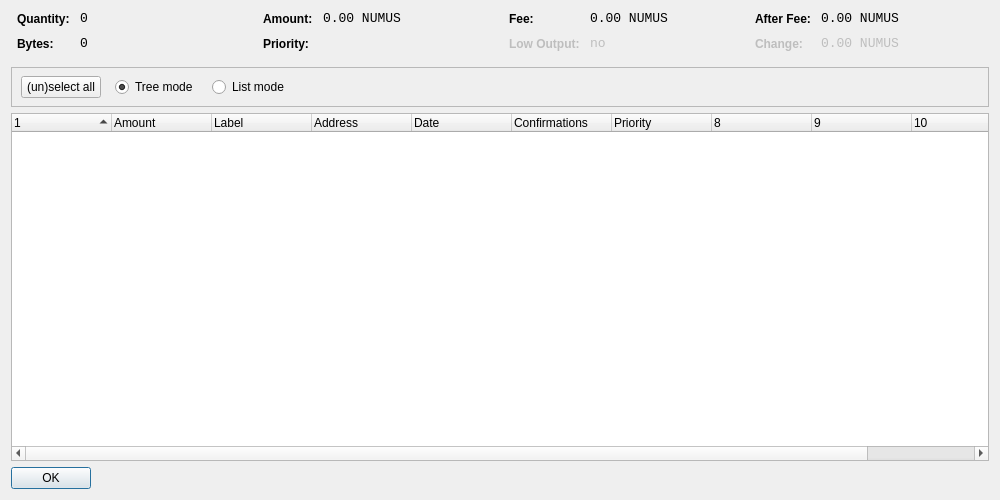
<?xml version="1.0" encoding="UTF-8"?>
<ui version="4.0">
 <class>CoinControlDialog</class>
 <widget class="QDialog" name="CoinControlDialog">
  <property name="geometry">
   <rect>
    <x>0</x>
    <y>0</y>
    <width>1000</width>
    <height>500</height>
   </rect>
  </property>
  <property name="windowTitle">
   <string>Coin Control</string>
  </property>
  <layout class="QVBoxLayout" name="verticalLayout">
   <item>
    <layout class="QHBoxLayout" name="horizontalLayoutTop" stretch="0,0,0,0">
     <property name="topMargin">
      <number>0</number>
     </property>
     <property name="bottomMargin">
      <number>10</number>
     </property>
     <item>
      <layout class="QFormLayout" name="formLayoutCoinControl1">
       <property name="horizontalSpacing">
        <number>10</number>
       </property>
       <property name="verticalSpacing">
        <number>10</number>
       </property>
       <property name="leftMargin">
        <number>6</number>
       </property>
       <property name="rightMargin">
        <number>6</number>
       </property>
       <item row="0" column="0">
        <widget class="QLabel" name="labelCoinControlQuantityText">
         <property name="styleSheet">
          <string notr="true">font-weight:bold;</string>
         </property>
         <property name="text">
          <string>Quantity:</string>
         </property>
        </widget>
       </item>
       <item row="0" column="1">
        <widget class="QLabel" name="labelCoinControlQuantity">
         <property name="font">
          <font>
           <family>Monospace</family>
           <pointsize>10</pointsize>
          </font>
         </property>
         <property name="cursor">
          <cursorShape>IBeamCursor</cursorShape>
         </property>
         <property name="contextMenuPolicy">
          <enum>Qt::ActionsContextMenu</enum>
         </property>
         <property name="text">
          <string notr="true">0</string>
         </property>
         <property name="textInteractionFlags">
          <set>Qt::LinksAccessibleByMouse|Qt::TextSelectableByKeyboard|Qt::TextSelectableByMouse</set>
         </property>
        </widget>
       </item>
       <item row="1" column="0">
        <widget class="QLabel" name="labelCoinControlBytesText">
         <property name="styleSheet">
          <string notr="true">font-weight:bold;</string>
         </property>
         <property name="text">
          <string>Bytes:</string>
         </property>
        </widget>
       </item>
       <item row="1" column="1">
        <widget class="QLabel" name="labelCoinControlBytes">
         <property name="font">
          <font>
           <family>Monospace</family>
           <pointsize>10</pointsize>
          </font>
         </property>
         <property name="cursor">
          <cursorShape>IBeamCursor</cursorShape>
         </property>
         <property name="contextMenuPolicy">
          <enum>Qt::ActionsContextMenu</enum>
         </property>
         <property name="text">
          <string notr="true">0</string>
         </property>
         <property name="textInteractionFlags">
          <set>Qt::LinksAccessibleByMouse|Qt::TextSelectableByKeyboard|Qt::TextSelectableByMouse</set>
         </property>
        </widget>
       </item>
      </layout>
     </item>
     <item>
      <layout class="QFormLayout" name="formLayoutCoinControl2">
       <property name="horizontalSpacing">
        <number>10</number>
       </property>
       <property name="verticalSpacing">
        <number>10</number>
       </property>
       <property name="leftMargin">
        <number>6</number>
       </property>
       <property name="rightMargin">
        <number>6</number>
       </property>
       <item row="0" column="0">
        <widget class="QLabel" name="labelCoinControlAmountText">
         <property name="styleSheet">
          <string notr="true">font-weight:bold;</string>
         </property>
         <property name="text">
          <string>Amount:</string>
         </property>
        </widget>
       </item>
       <item row="0" column="1">
        <widget class="QLabel" name="labelCoinControlAmount">
         <property name="font">
          <font>
           <family>Monospace</family>
           <pointsize>10</pointsize>
          </font>
         </property>
         <property name="cursor">
          <cursorShape>IBeamCursor</cursorShape>
         </property>
         <property name="contextMenuPolicy">
          <enum>Qt::ActionsContextMenu</enum>
         </property>
         <property name="text">
          <string notr="true">0.00 NUMUS</string>
         </property>
         <property name="textInteractionFlags">
          <set>Qt::LinksAccessibleByMouse|Qt::TextSelectableByKeyboard|Qt::TextSelectableByMouse</set>
         </property>
        </widget>
       </item>
       <item row="1" column="0">
        <widget class="QLabel" name="labelCoinControlPriorityText">
         <property name="styleSheet">
          <string notr="true">font-weight:bold;</string>
         </property>
         <property name="text">
          <string>Priority:</string>
         </property>
        </widget>
       </item>
       <item row="1" column="1">
        <widget class="QLabel" name="labelCoinControlPriority">
         <property name="font">
          <font>
           <family>Monospace</family>
           <pointsize>10</pointsize>
          </font>
         </property>
         <property name="cursor">
          <cursorShape>IBeamCursor</cursorShape>
         </property>
         <property name="contextMenuPolicy">
          <enum>Qt::ActionsContextMenu</enum>
         </property>
         <property name="text">
          <string/>
         </property>
         <property name="textInteractionFlags">
          <set>Qt::LinksAccessibleByMouse|Qt::TextSelectableByKeyboard|Qt::TextSelectableByMouse</set>
         </property>
        </widget>
       </item>
      </layout>
     </item>
     <item>
      <layout class="QFormLayout" name="formLayoutCoinControl3">
       <property name="horizontalSpacing">
        <number>10</number>
       </property>
       <property name="verticalSpacing">
        <number>10</number>
       </property>
       <property name="leftMargin">
        <number>6</number>
       </property>
       <property name="rightMargin">
        <number>6</number>
       </property>
       <item row="0" column="0">
        <widget class="QLabel" name="labelCoinControlFeeText">
         <property name="styleSheet">
          <string notr="true">font-weight:bold;</string>
         </property>
         <property name="text">
          <string>Fee:</string>
         </property>
        </widget>
       </item>
       <item row="0" column="1">
        <widget class="QLabel" name="labelCoinControlFee">
         <property name="font">
          <font>
           <family>Monospace</family>
           <pointsize>10</pointsize>
          </font>
         </property>
         <property name="cursor">
          <cursorShape>IBeamCursor</cursorShape>
         </property>
         <property name="contextMenuPolicy">
          <enum>Qt::ActionsContextMenu</enum>
         </property>
         <property name="text">
          <string notr="true">0.00 NUMUS</string>
         </property>
         <property name="textInteractionFlags">
          <set>Qt::LinksAccessibleByMouse|Qt::TextSelectableByKeyboard|Qt::TextSelectableByMouse</set>
         </property>
        </widget>
       </item>
       <item row="1" column="0">
        <widget class="QLabel" name="labelCoinControlLowOutputText">
         <property name="enabled">
          <bool>false</bool>
         </property>
         <property name="styleSheet">
          <string notr="true">font-weight:bold;</string>
         </property>
         <property name="text">
          <string>Low Output:</string>
         </property>
        </widget>
       </item>
       <item row="1" column="1">
        <widget class="QLabel" name="labelCoinControlLowOutput">
         <property name="enabled">
          <bool>false</bool>
         </property>
         <property name="font">
          <font>
           <family>Monospace</family>
           <pointsize>10</pointsize>
          </font>
         </property>
         <property name="cursor">
          <cursorShape>IBeamCursor</cursorShape>
         </property>
         <property name="contextMenuPolicy">
          <enum>Qt::ActionsContextMenu</enum>
         </property>
         <property name="text">
          <string notr="true">no</string>
         </property>
         <property name="textInteractionFlags">
          <set>Qt::LinksAccessibleByMouse|Qt::TextSelectableByKeyboard|Qt::TextSelectableByMouse</set>
         </property>
        </widget>
       </item>
      </layout>
     </item>
     <item>
      <layout class="QFormLayout" name="formLayoutCoinControl4">
       <property name="horizontalSpacing">
        <number>10</number>
       </property>
       <property name="verticalSpacing">
        <number>10</number>
       </property>
       <property name="leftMargin">
        <number>6</number>
       </property>
       <property name="rightMargin">
        <number>6</number>
       </property>
       <item row="0" column="0">
        <widget class="QLabel" name="labelCoinControlAfterFeeText">
         <property name="styleSheet">
          <string notr="true">font-weight:bold;</string>
         </property>
         <property name="text">
          <string>After Fee:</string>
         </property>
        </widget>
       </item>
       <item row="0" column="1">
        <widget class="QLabel" name="labelCoinControlAfterFee">
         <property name="font">
          <font>
           <family>Monospace</family>
           <pointsize>10</pointsize>
          </font>
         </property>
         <property name="cursor">
          <cursorShape>IBeamCursor</cursorShape>
         </property>
         <property name="contextMenuPolicy">
          <enum>Qt::ActionsContextMenu</enum>
         </property>
         <property name="text">
          <string notr="true">0.00 NUMUS</string>
         </property>
         <property name="textInteractionFlags">
          <set>Qt::LinksAccessibleByMouse|Qt::TextSelectableByKeyboard|Qt::TextSelectableByMouse</set>
         </property>
        </widget>
       </item>
       <item row="1" column="0">
        <widget class="QLabel" name="labelCoinControlChangeText">
         <property name="enabled">
          <bool>false</bool>
         </property>
         <property name="styleSheet">
          <string notr="true">font-weight:bold;</string>
         </property>
         <property name="text">
          <string>Change:</string>
         </property>
        </widget>
       </item>
       <item row="1" column="1">
        <widget class="QLabel" name="labelCoinControlChange">
         <property name="enabled">
          <bool>false</bool>
         </property>
         <property name="font">
          <font>
           <family>Monospace</family>
           <pointsize>10</pointsize>
          </font>
         </property>
         <property name="cursor">
          <cursorShape>IBeamCursor</cursorShape>
         </property>
         <property name="contextMenuPolicy">
          <enum>Qt::ActionsContextMenu</enum>
         </property>
         <property name="text">
          <string notr="true">0.00 NUMUS</string>
         </property>
         <property name="textInteractionFlags">
          <set>Qt::LinksAccessibleByMouse|Qt::TextSelectableByKeyboard|Qt::TextSelectableByMouse</set>
         </property>
        </widget>
       </item>
      </layout>
     </item>
    </layout>
   </item>
   <item>
    <widget class="QFrame" name="frame">
     <property name="minimumSize">
      <size>
       <width>0</width>
       <height>40</height>
      </size>
     </property>
     <property name="frameShape">
      <enum>QFrame::StyledPanel</enum>
     </property>
     <property name="frameShadow">
      <enum>QFrame::Sunken</enum>
     </property>
     <widget class="QWidget" name="horizontalLayoutWidget">
      <property name="geometry">
       <rect>
        <x>10</x>
        <y>0</y>
        <width>781</width>
        <height>41</height>
       </rect>
      </property>
      <layout class="QHBoxLayout" name="horizontalLayoutPanel" stretch="0,0,0,0,0">
       <property name="spacing">
        <number>14</number>
       </property>
       <item>
        <widget class="QPushButton" name="pushButtonSelectAll">
         <property name="sizePolicy">
          <sizepolicy hsizetype="Maximum" vsizetype="Fixed">
           <horstretch>0</horstretch>
           <verstretch>0</verstretch>
          </sizepolicy>
         </property>
         <property name="text">
          <string>(un)select all</string>
         </property>
        </widget>
       </item>
       <item>
        <widget class="QRadioButton" name="radioTreeMode">
         <property name="sizePolicy">
          <sizepolicy hsizetype="Maximum" vsizetype="Fixed">
           <horstretch>0</horstretch>
           <verstretch>0</verstretch>
          </sizepolicy>
         </property>
         <property name="text">
          <string>Tree mode</string>
         </property>
         <property name="checked">
          <bool>true</bool>
         </property>
        </widget>
       </item>
       <item>
        <widget class="QRadioButton" name="radioListMode">
         <property name="sizePolicy">
          <sizepolicy hsizetype="Maximum" vsizetype="Fixed">
           <horstretch>0</horstretch>
           <verstretch>0</verstretch>
          </sizepolicy>
         </property>
         <property name="text">
          <string>List mode</string>
         </property>
        </widget>
       </item>
       <item>
        <spacer name="horizontalSpacer">
         <property name="orientation">
          <enum>Qt::Horizontal</enum>
         </property>
         <property name="sizeHint" stdset="0">
          <size>
           <width>40</width>
           <height>20</height>
          </size>
         </property>
        </spacer>
       </item>
      </layout>
     </widget>
    </widget>
   </item>
   <item>
    <widget class="CoinControlTreeWidget" name="treeWidget">
     <property name="contextMenuPolicy">
      <enum>Qt::CustomContextMenu</enum>
     </property>
     <property name="sortingEnabled">
      <bool>false</bool>
     </property>
     <property name="columnCount">
      <number>11</number>
     </property>
     <attribute name="headerShowSortIndicator" stdset="0">
      <bool>true</bool>
     </attribute>
     <attribute name="headerStretchLastSection">
      <bool>false</bool>
     </attribute>
     <column>
      <property name="text">
       <string/>
      </property>
     </column>
     <column>
      <property name="text">
       <string>Amount</string>
      </property>
     </column>
     <column>
      <property name="text">
       <string>Label</string>
      </property>
     </column>
     <column>
      <property name="text">
       <string>Address</string>
      </property>
     </column>
     <column>
      <property name="text">
       <string>Date</string>
      </property>
     </column>
     <column>
      <property name="text">
       <string>Confirmations</string>
      </property>
      <property name="toolTip">
       <string>Confirmed</string>
      </property>
     </column>
     <column>
      <property name="text">
       <string>Priority</string>
      </property>
     </column>
     <column>
      <property name="text">
       <string/>
      </property>
     </column>
     <column>
      <property name="text">
       <string/>
      </property>
     </column>
     <column>
      <property name="text">
       <string/>
      </property>
     </column>
     <column>
      <property name="text">
       <string/>
      </property>
     </column>
    </widget>
   </item>
   <item>
    <widget class="QDialogButtonBox" name="buttonBox">
     <property name="sizePolicy">
      <sizepolicy hsizetype="Maximum" vsizetype="Fixed">
       <horstretch>0</horstretch>
       <verstretch>0</verstretch>
      </sizepolicy>
     </property>
     <property name="orientation">
      <enum>Qt::Horizontal</enum>
     </property>
     <property name="standardButtons">
      <set>QDialogButtonBox::Ok</set>
     </property>
    </widget>
   </item>
  </layout>
 </widget>
 <customwidgets>
  <customwidget>
   <class>CoinControlTreeWidget</class>
   <extends>QTreeWidget</extends>
   <header>coincontroltreewidget.h</header>
  </customwidget>
 </customwidgets>
 <resources/>
 <connections/>
</ui>
